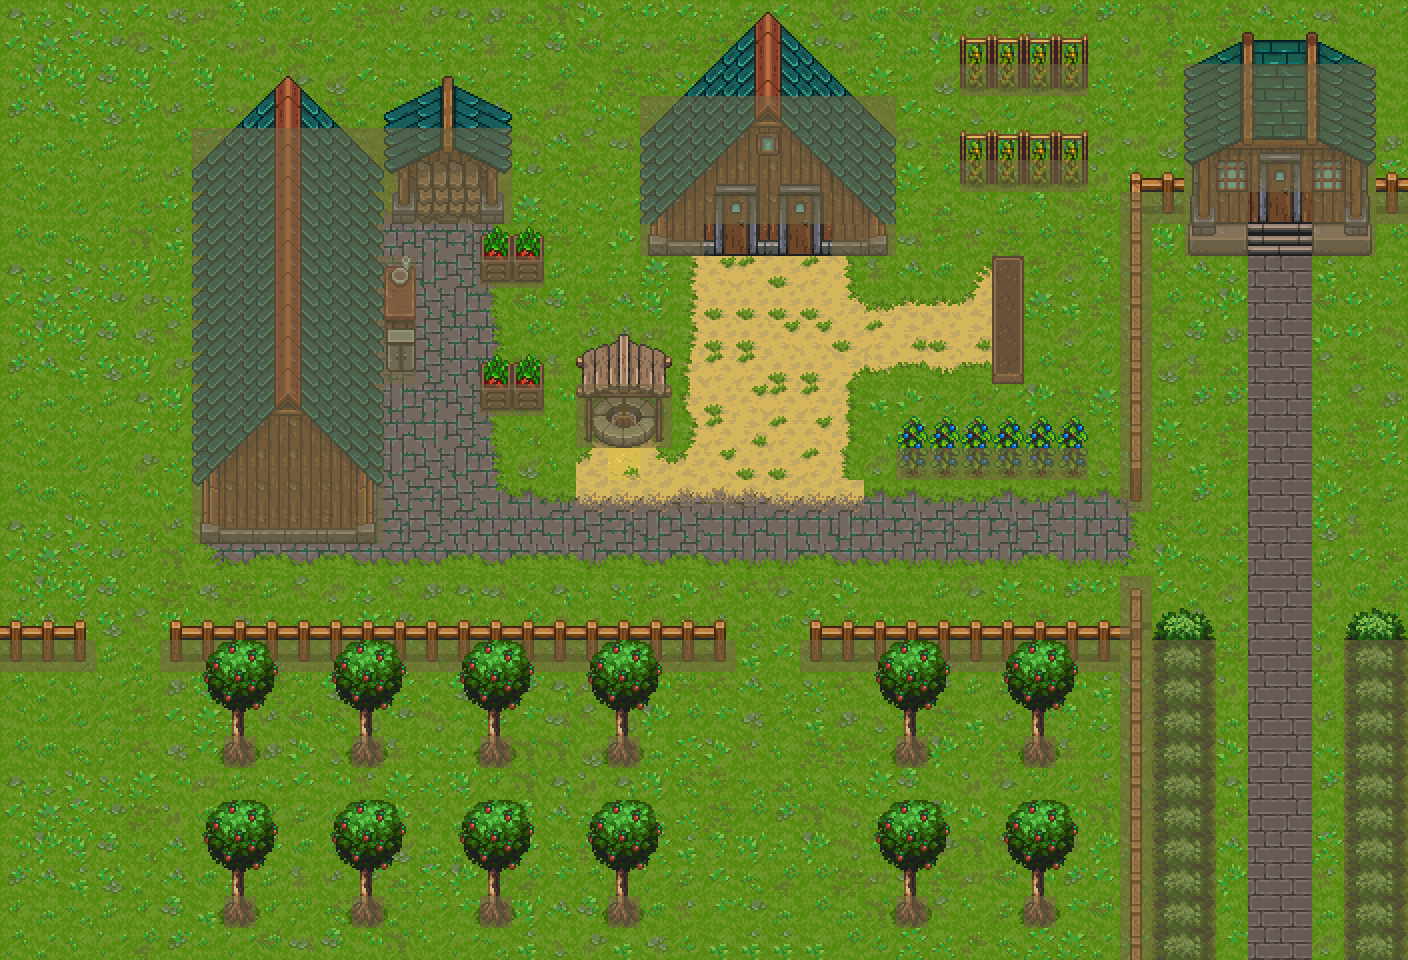

Tiled map render using the project's own tile images. Description and the map definition, with tile-layer contents summarised, below:
An orthogonal 44x30 tile map with 32x32 px tiles, 6 tile layers (ground, buildings, other, foliage, ...), 3 tilesets and 14 objects (2x rabbit:spot7, spawn:default, miss_hilda:default, rabbit:spot0, rabbit:spot1, ...).

<map version="1.10" tiledversion="1.11.2" orientation="orthogonal" renderorder="right-down" width="44" height="30" tilewidth="32" tileheight="32" infinite="0" nextlayerid="10" nextobjectid="18">
 <editorsettings>
  <export target="map1.json" format="json" />
 </editorsettings>
 <tileset firstgid="1" name="CL_MainLev" tilewidth="32" tileheight="32" tilecount="3968" columns="64">
  <image source="CL_MainLev.png" width="2048" height="1984" />
 </tileset>
 <tileset firstgid="3969" name="CL_Buildings" tilewidth="32" tileheight="32" tilecount="1435" columns="35">
  <image source="CL_Buildings.png" width="1120" height="1312" />
 </tileset>
 <tileset firstgid="5404" name="CL_Crops_Mining" tilewidth="32" tileheight="32" tilecount="1610" columns="46">
  <image source="CL_Crops_Mining.png" width="1472" height="1120" />
 </tileset>
 <layer id="1" name="ground" width="44" height="30">
  <data>[1320 cells, 1320 non-empty, 141 distinct tile ids]</data>
 </layer>
 <layer id="2" name="buildings" width="44" height="30">
  <data>[1320 cells, 234 non-empty, 107 distinct tile ids]</data>
 </layer>
 <layer id="3" name="other" width="44" height="30">
  <data>[1320 cells, 69 non-empty, 16 distinct tile ids]</data>
 </layer>
 <layer id="4" name="foliage" width="44" height="30">
  <data>[1320 cells, 98 non-empty, 12 distinct tile ids]</data>
 </layer>
 <layer id="5" name="collision" width="44" height="30" opacity="0.57">
  <data>[1320 cells, 297 non-empty, 4 distinct tile ids]</data>
 </layer>
 <layer id="9" name="overlay" width="44" height="30">
  <data>[1320 cells, 209 non-empty, 56 distinct tile ids]</data>
 </layer>
 <objectgroup id="8" name="spawn_points">
  <object id="14" name="spawn:default" x="1258.67" y="768" width="48" height="52" />
 </objectgroup>
 <objectgroup id="6" name="npc">
  <object id="1" name="miss_hilda:default" x="1186.49" y="291.892" width="29.7297" height="29.7297" />
  <object id="2" name="rabbit:spot0" x="704.199" y="259.552" width="29.7297" height="28.3784" />
  <object id="3" name="rabbit:spot1" x="962.162" y="767.568" width="31.0811" height="31.0811" />
  <object id="4" name="rabbit:spot2" x="129.73" y="32.4324" width="31.0811" height="29.7297" />
  <object id="5" name="rabbit:spot3" x="292.68" y="897.346" width="24.3243" height="25.6757" />
  <object id="6" name="rabbit:spot4" x="444.595" y="290.541" width="32.4324" height="29.7297" />
  <object id="7" name="rabbit:spot5" x="32.4324" y="545.946" width="31.0811" height="25.6757" />
  <object id="8" name="rabbit:spot6" x="1058.11" y="321.622" width="28.3784" height="29.7297" />
  <object id="10" name="rabbit:spot7" x="643.243" y="448.649" width="29.7297" height="27.027" />
  <object id="11" name="rabbit:spot7" x="1090.17" y="95.7081" width="32.8997" height="32.8997" />
  <object id="16" name="rabbit:spot9" x="545.396" y="703.726" width="29.7297" height="28.3784" />
  <object id="17" name="rabbit:spot8" x="478.946" y="87.4395" width="29.7297" height="28.3784" />
 </objectgroup>
 <objectgroup id="7" name="triggers">
  <object id="12" name="event:rabbit_escape" x="1156.3" y="225.288" width="255.72" height="382.755" />
 </objectgroup>
</map>
